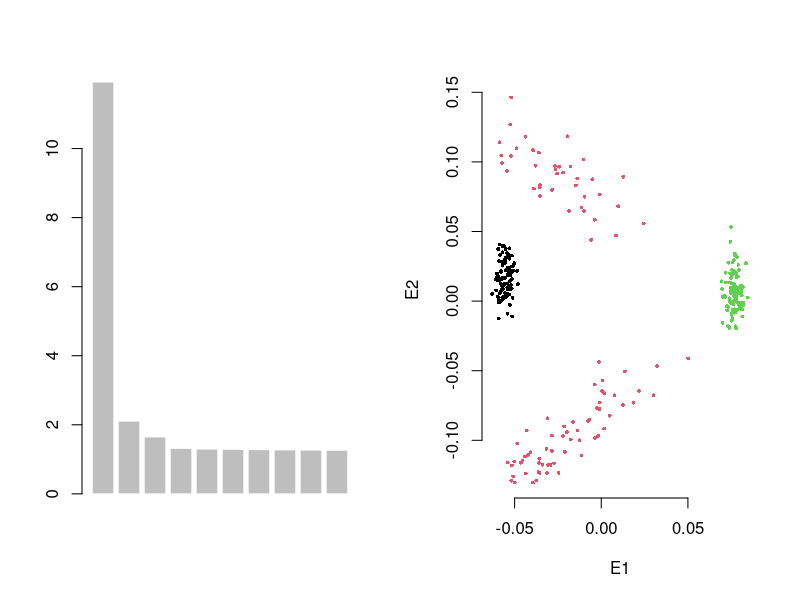

The R script that drew this image:
N=c(100, 100, 100) #N
COL=rep(rep(1:length(N)), N)
M=10000 #M
fst=c(0.05, 0.02) #Fst

FP=matrix(0, sum(N), M)

P0=runif(M, 0.1, 0.9) #ancestry p0
z1_A=rbeta(M, P0*(1-fst[1])/fst[1], (1-P0)*(1-fst[1])/fst[1])
z1_B=rbeta(M, P0*(1-fst[1])/fst[1], (1-P0)*(1-fst[1])/fst[1])
Z1=rbind(z1_A, z1_B)

P1=(z1_A+z1_B)*0.5
z2_A=rbeta(M, P1*(1-fst[2])/fst[2], (1-P1)*(1-fst[2])/fst[2]) - P1
z2_B=rbeta(M, P1*(1-fst[2])/fst[2], (1-P1)*(1-fst[2])/fst[2]) - P1
Z2=rbind(z2_A, z2_B)

for(i in 1:N[1]) {
  FP[i,]=z1_A
}

for(i in (N[1]+1):(N[1]+N[2])) {
  w1 = rbeta(1, 5, 2)
#  w1=0.5
  w2 = 1 - w1
  FP[i,] = w1*z1_A + w2*z1_B 
  if(rbinom(1, 1, 0.5)>0) {
    FP[i,] = FP[i,] + w1*z2_A 
  } else {
    FP[i,] = FP[i,] + w1*z2_B
  }
}

for(i in (N[1]+N[2]+1):sum(N)) {
  FP[i,]=z1_B
}

for(i in 1:nrow(FP)) {
  if (length(which(FP[i,]<0)>0)) {
    FP[i, FP[i,]<0]=abs(FP[i,FP[i,]<0])
  }
  if (length(which(FP[i,]>1)>0)) {
    FP[i, FP[i,]>1]=2-(FP[i,FP[i,]>1])
  }
}

G=matrix(0, sum(N), M)
cnt=1
for(i in 1:sum(N)) {
    G[i,]=rbinom(M, 2, FP[i,])
}
sprintf("Fst1=%f, Fst2=%f", fst[1], fst[2])
sprintf("%d ind, %d marker",dim(G)[1], dim(G)[2])
Gs=apply(G, 2, scale)
GG=Gs %*% t(Gs)/M
EigenG=eigen(GG)
layout(matrix(1:2, 1, 2))
barplot(EigenG$values[1:10], border = F)
plot(EigenG$vectors[,1], EigenG$vectors[,2], bty='n', col=COL, pch=16, cex=0.5, xlab="E1", ylab="E2")

